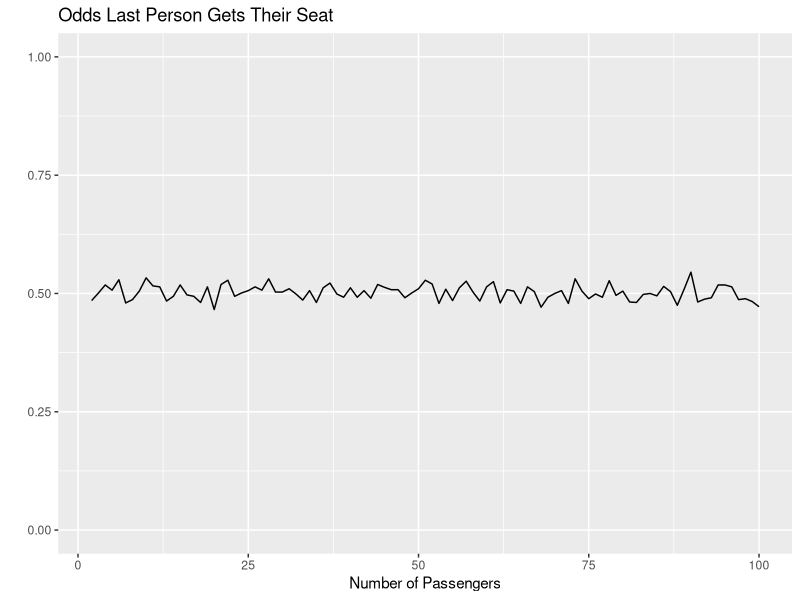
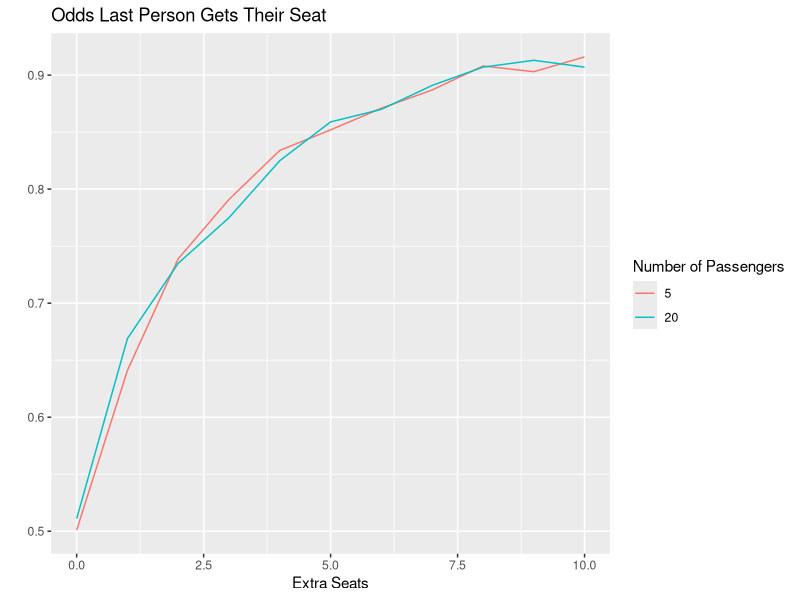

Write the R code that produced these figures, in order.
## ---- chunk 1
library(tidyverse)
library(purrr)

## ---- chunk 2
drunkPassenger <- function(n, seats){
  #generate random seat for first (drunk) passenger
  if (n == 1) {
    seats <-seats[seats != sample(seats, 1, replace = FALSE)]
  }
  
  #check if last seat matches last person, return true/false
  if (length(seats) == 1){
    return(seats[1] == n)
  }
  
  #pick assigned seat if available, else pick random
  choice = ifelse(n %in% seats, n, sample(seats, 1, replace = FALSE))
  remaining_seats <- seats[seats != choice]
  
  #call function again for next passenger
  drunkPassenger(n + 1, remaining_seats)
}

seats <- 2:100
runs <- 1000

drunk_passengers_100 <- map(seats, function(x) {
  data.frame(
    num_passengers = x,
    pct_correct_last_seat = mean(map_lgl(1:runs, ~ drunkPassenger(1, 1:x)))
  )
}) |>
  list_rbind() |>
  mutate(runs = runs, num_seats = num_passengers) |>
  select(num_passengers, num_seats, pct_correct_last_seat, runs)

drunk_passengers_100 |>
  ggplot(aes(x = num_passengers, y = pct_correct_last_seat)) +
    geom_line() +
    ylim(0,1)+
    labs(
      title = "Odds Last Person Gets Their Seat",
      x = "Number of Passengers",
      y = ""
    )
## ---- chunk 3
drunkPassenger_k <- function(n, passengers, seats){
  #check if last guy gets his seat
  if (length(passengers) == n){
    return(n %in% seats)
  }
  
  #fist seat selection
  if (n == 1) {
    first_choice = sample(seats, 1, replace = FALSE)
    #stop simulation if chooses last persons seat
    if (first_choice == length(passengers)) {
      return(FALSE)
    }
    remaining_seats <-seats[seats != first_choice]
  
  } else{
      #pick assigned seat if available, else pick random
      choice = ifelse(n %in% seats, n, sample(seats, 1, replace = FALSE))
      if (choice == length(passengers)) {
        return(FALSE)
      }
      remaining_seats <-seats[seats != choice]
  }
  
  #call function again for next passenger
  drunkPassenger_k(n + 1, passengers, remaining_seats)
}

runs = 1000
passengers = 20
seats = 20:30


drunk_passengers_k20 <- map(seats, function(x) {
  data.frame(
    num_seats = x,
    pct_correct_last_seat = mean(map_lgl(1:runs, ~ drunkPassenger_k(1, 1:passengers, 1:x)))
  )
}) |>
  list_rbind() |>
  mutate(runs = runs, num_passengers = passengers) |>
  select(num_passengers, num_seats, pct_correct_last_seat, runs)

## ---- chunk 4
runs = 1000
passengers = 5
seats = 5:15


drunk_passengers_k5 <- map(seats, function(x) {
  data.frame(
    num_seats = x,
    pct_correct_last_seat = mean(map_lgl(1:runs, ~ drunkPassenger_k(1, 1:passengers, 1:x)))
  )
}) |>
  list_rbind() |>
  mutate(runs = runs, num_passengers = passengers) |>
  select(num_passengers, num_seats, pct_correct_last_seat, runs)

## ---- chunk 5

drunk_k <- bind_rows(drunk_passengers_k5, drunk_passengers_k20)
  
drunk_k |>
  group_by(num_passengers) |>
  mutate(diff = num_seats - num_passengers) |>
  ggplot(aes(x = diff, y = pct_correct_last_seat, color = factor(num_passengers), group = num_passengers)) +
    geom_line() +
    labs(
      color = "Number of Passengers",
      x = "Extra Seats",
      title = "Odds Last Person Gets Their Seat",
      y = "")
